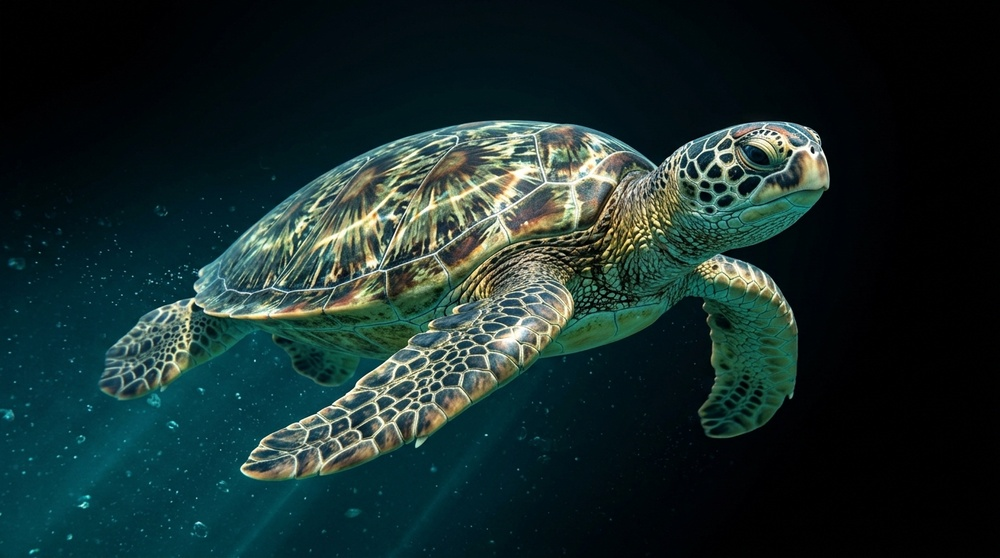
#> input picture assets/sea_turtle.jpg, 1000 x 558 px, shrunk from 1376 x 768 before the run, found by its file name
$ python test_turtle_extract.py
#> lines starting #> are read from the running program, lines starting #| are printed output that depends on the picture; after the words box and inside, x2 and y2 are one past the last pixel; in counts of white or black regions, pixels touching at a corner belong together
import cv2
import numpy as np

img = cv2.imread('assets/sea_turtle.jpg')
#> img is the input picture: shape (558, 1000, 3); mean B, G, R 43.7, 44.7, 24.8
h, w = img.shape[:2]
#> h = 558; w = 1000

# Bounding box of turtle in image roughly (exclude background borders)
# Let's inspect where the turtle is located
mask = np.zeros((h, w), np.uint8)
bgdModel = np.zeros((1, 65), np.float64)
fgdModel = np.zeros((1, 65), np.float64)

# Margin around turtle
rect = (int(w * 0.05), int(h * 0.10), int(w * 0.88), int(h * 0.80))
#> rect = (50, 55, 880, 446)
cv2.grabCut(img, mask, rect, bgdModel, fgdModel, 6, cv2.GC_INIT_WITH_RECT)

mask2 = np.where((mask == 2) | (mask == 0), 0, 1).astype('uint8')

# Check area
print("Segmented pixels:", mask2.sum())
#| Segmented pixels: 149148
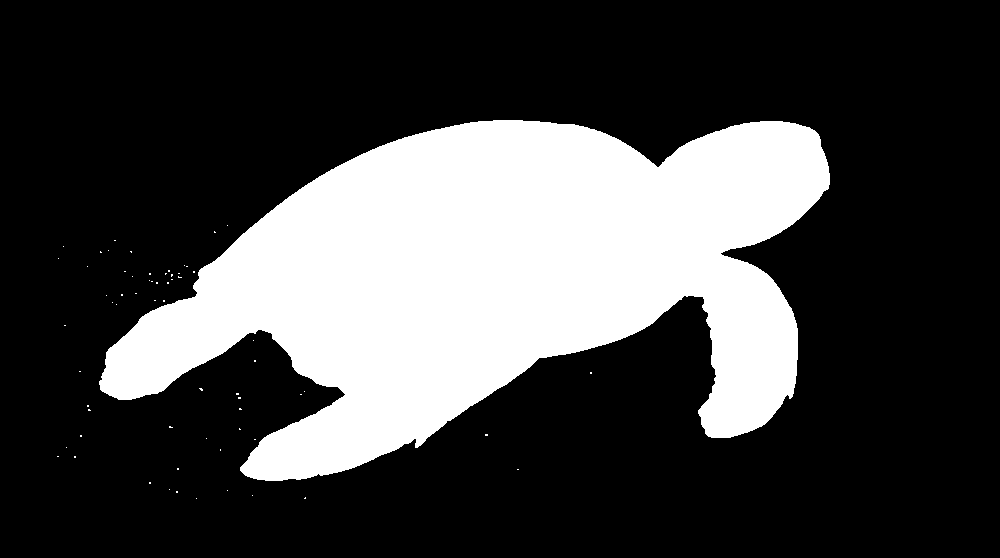
#> mask2: shape (558, 1000); values 0 (black) and 1 (white), 26.7% white; 65 white regions (64 under 20 px), largest, box (x1, y1, x2, y2) and area: (99, 120, 830, 481) 148969

# Smooth edges with GaussianBlur
alpha = (cv2.GaussianBlur(mask2.astype(np.float32) * 255, (7, 7), 2)).clip(0, 255).astype(np.uint8)

# Remove any dark background bleed around edges by color-keying dark ocean pixels outside foreground
b, g, r = cv2.split(img)
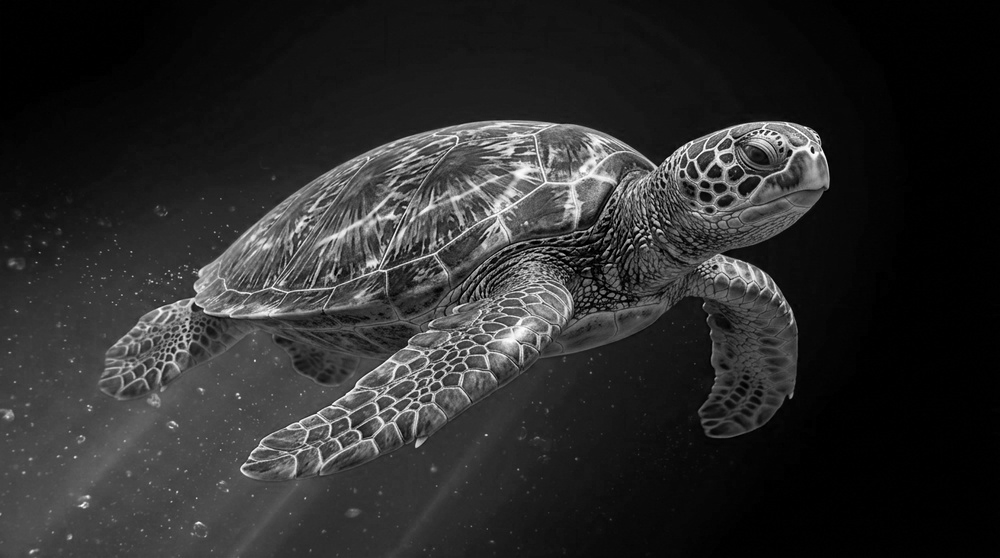
#> b: shape (558, 1000); min 0, max 255, mean 43.7
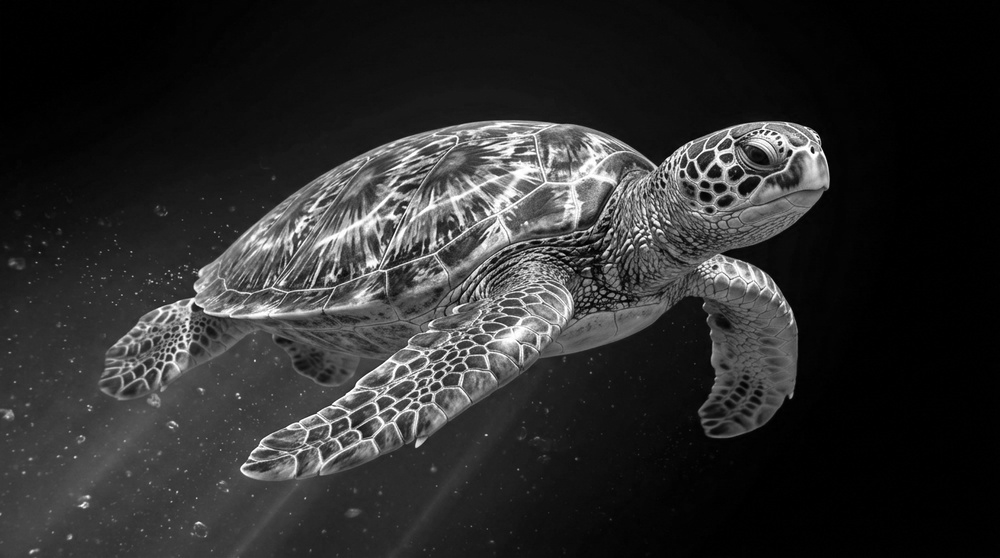
#> g: shape (558, 1000); min 0, max 255, mean 44.7
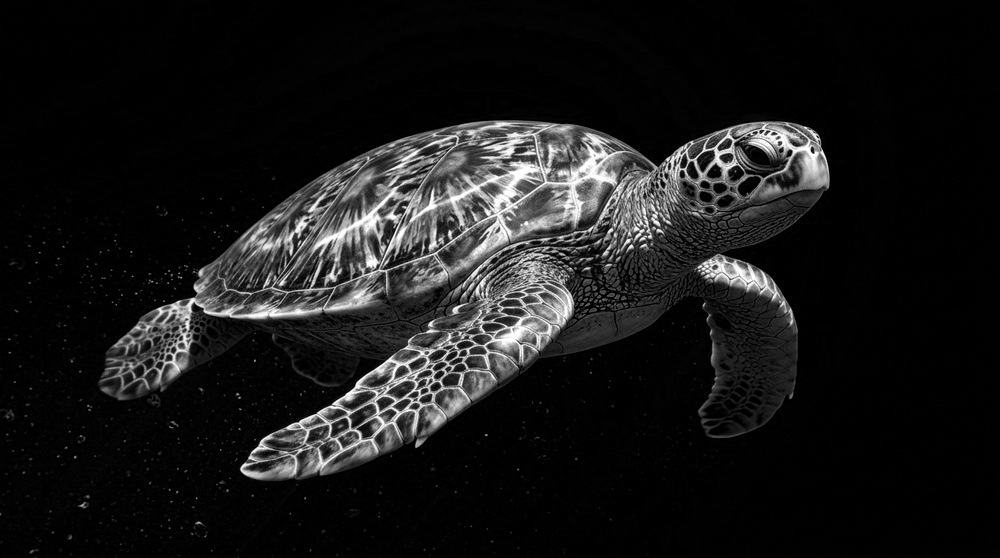
#> r: shape (558, 1000); min 0, max 255, mean 24.8
rgba = cv2.merge([b, g, r, alpha])
cv2.imwrite('scratch/test_extracted_turtle.png', rgba)
print("Saved scratch/test_extracted_turtle.png")
